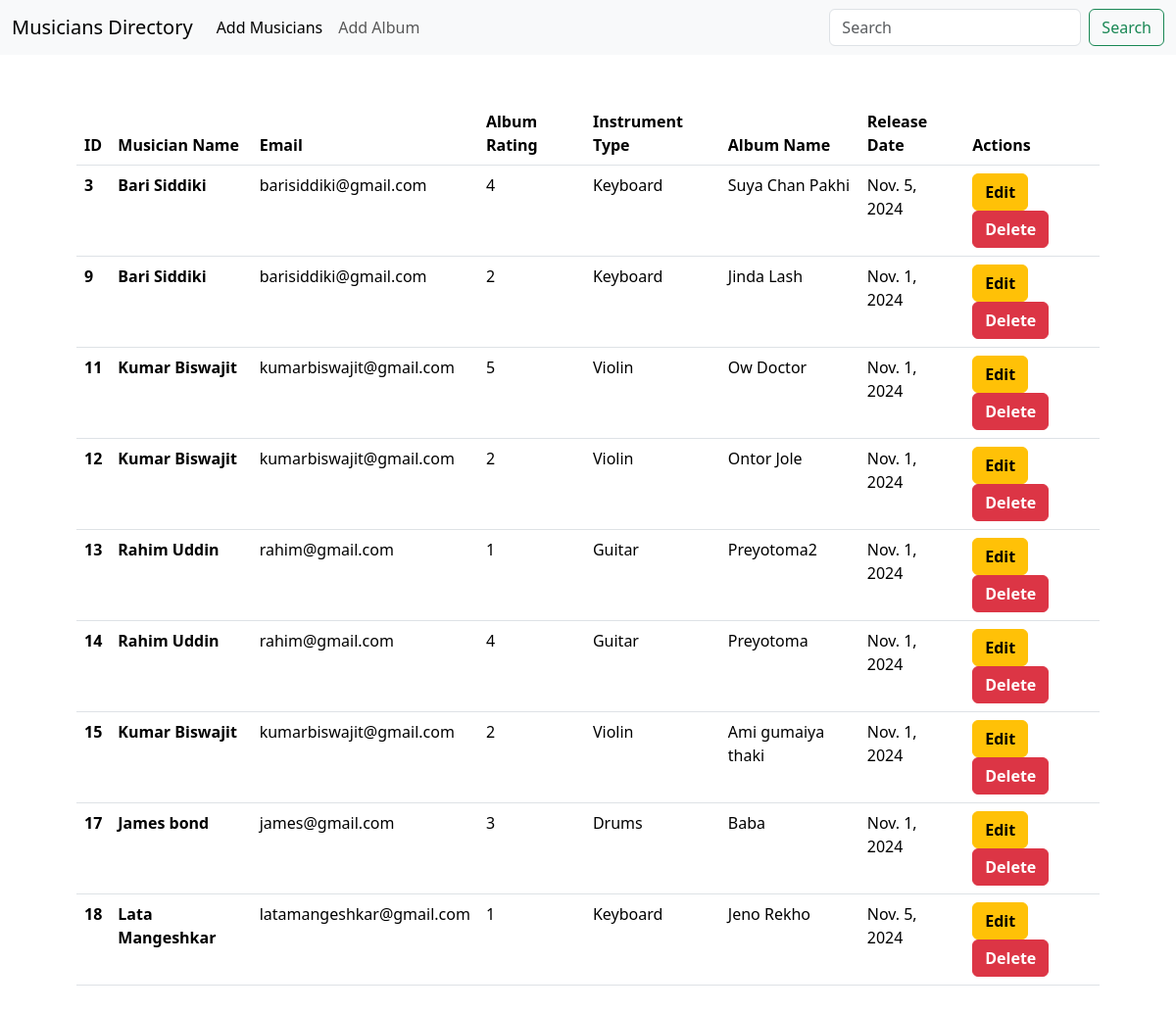
The page / on the database its author committed.
### album/models.py (models this page shows, shortened)
class AlbumsModel(models.Model):
    album_name = models.CharField(max_length=100)
    musician = models.ForeignKey(MusiciansModel, on_delete=models.CASCADE)
    album_release_date = models.DateField(auto_now=True)
    rates = [
        ('1', 'Rating 1'),
        ('2', 'Rating 2'),
        ('3', 'Rating 3'),
        ('4', 'Rating 4'),
        ('5', 'Rating 5'),
    ]
    album_rating = models.CharField(max_length=1, choices=rates)

### musician/models.py (models this page shows)
class MusiciansModel(models.Model):
    first_name = models.CharField(max_length=50)
    last_name = models.CharField(max_length=50)
    email = models.EmailField()
    phone = models.CharField(max_length=11)
    instruments = [
        ('Violin', 'Violin'),
        ('Guitar', 'Guitar'),
        ('Drums', 'Drums'),
        ('Keyboard', 'Keyboard')
    ]
    instrument_type = models.CharField(choices=instruments, max_length=8)
    def __str__(self):
        return f'{self.first_name} {self.last_name}'

### musicians_directory/views.py (the view)
# urls.py: path('', views.index, name='index'),
def index(request):
    musicianData = MusiciansModel.objects.all()
    albumData = AlbumsModel.objects.all()
    return render(request, 'index.html', {'musicianData': musicianData, 'albumData':albumData})

### templates/index.html (shortened to what this page needs)
{% extends "base.html" %}
{% block content %}
    <div class="container p-5">
        <table class="table">
            <thead>
              <tr>
                <th scope="col">ID</th>
                <th scope="col">Musician Name</th>
                <th scope="col">Email</th>
                <th scope="col">Album Rating</th>
                <th scope="col">Instrument Type</th>
                <th scope="col">Album Name</th>
                <th scope="col">Release Date</th>
                <th scope="col">Actions</th>
              </tr>
            </thead>
            <tbody>
                {% for i in albumData %}
                    <tr>
                        <th scope="row"> {{ i.pk }} </th>
                        <td> <a class="text-black text-decoration-none fw-semibold" href=" {% url 'edit_Musician' i.musician.id %} "> {{ i.musician }} </a> </td>
                        <td> {{ i.musician.email }} </td>
                        <td> {{ i.album_rating }} </td>
                        <td> {{ i.musician.instrument_type }} </td>
                        <td> {{ i.album_name }} </td>
                        <td> {{ i.album_release_date }} </td>
                        <td>
                            <a href="{% url 'edit_Album' i.pk %}" class="text-black fw-bold btn btn-warning">Edit</a>
                            <a href="{% url 'delete_Musician' i.musician.id %}" class="text-white fw-bold btn btn-danger">Delete</a>
                        </td>
                    </tr>
                {% endfor %}
            </tbody>
          </table>
    </div>
{% endblock content %}

### templates/base.html (shortened to what this page needs)
<!doctype html>
<html lang="en">
  <head>
    <link href="https://cdn.jsdelivr.net/npm/bootstrap@5.3.3/dist/css/bootstrap.min.css" rel="stylesheet">
  </head>
  <body>
    <nav class="navbar navbar-expand-lg bg-body-tertiary">
        <div class="container-fluid">
          <a class="navbar-brand" href="{% url 'index' %}">Musicians Directory</a>
          <div class="collapse navbar-collapse" id="navbarSupportedContent">
            <ul class="navbar-nav me-auto mb-2 mb-lg-0">
              <li class="nav-item">
                <a class="nav-link active" aria-current="page" href="{% url 'add_Musician' %}">Add Musicians</a>
              </li>
              <li class="nav-item">
                <a class="nav-link" href="{% url 'add_Album' %}">Add Album</a>
              </li>
            </ul>
            <form class="d-flex" role="search">
              <input class="form-control me-2" type="search" placeholder="Search" aria-label="Search">
              <button class="btn btn-outline-success" type="submit">Search</button>
            </form>
          </div>
        </div>
      </nav>
    {% block content %} {% endblock content %}
  </body>
</html>

### rows shown on the page
AlbumsModel: pk "3", musician "Bari Siddiki", musician.email "barisiddiki@gmail.com", album_rating "4", musician.instrument_type "Keyboard", album_name "Suya Chan Pakhi", album_release_date "Nov. 5, 2024"
AlbumsModel: pk "9", musician "Bari Siddiki", musician.email "barisiddiki@gmail.com", album_rating "2", musician.instrument_type "Keyboard", album_name "Jinda Lash", album_release_date "Nov. 1, 2024"
AlbumsModel: pk "11", musician "Kumar Biswajit", musician.email "kumarbiswajit@gmail.com", album_rating "5", musician.instrument_type "Violin", album_name "Ow Doctor", album_release_date "Nov. 1, 2024"
AlbumsModel: pk "12", musician "Kumar Biswajit", musician.email "kumarbiswajit@gmail.com", album_rating "2", musician.instrument_type "Violin", album_name "Ontor Jole", album_release_date "Nov. 1, 2024"
AlbumsModel: pk "13", musician "Rahim Uddin", musician.email "rahim@gmail.com", album_rating "1", musician.instrument_type "Guitar", album_name "Preyotoma2", album_release_date "Nov. 1, 2024"
AlbumsModel: pk "14", musician "Rahim Uddin", musician.email "rahim@gmail.com", album_rating "4", musician.instrument_type "Guitar", album_name "Preyotoma", album_release_date "Nov. 1, 2024"
AlbumsModel: pk "15", musician "Kumar Biswajit", musician.email "kumarbiswajit@gmail.com", album_rating "2", musician.instrument_type "Violin", album_name "Ami gumaiya thaki", album_release_date "Nov. 1, 2024"
AlbumsModel: pk "17", musician "James bond", musician.email "james@gmail.com", album_rating "3", musician.instrument_type "Drums", album_name "Baba", album_release_date "Nov. 1, 2024"
AlbumsModel: pk "18", musician "Lata Mangeshkar", musician.email "latamangeshkar@gmail.com", album_rating "1", musician.instrument_type "Keyboard", album_name "Jeno Rekho", album_release_date "Nov. 5, 2024"
